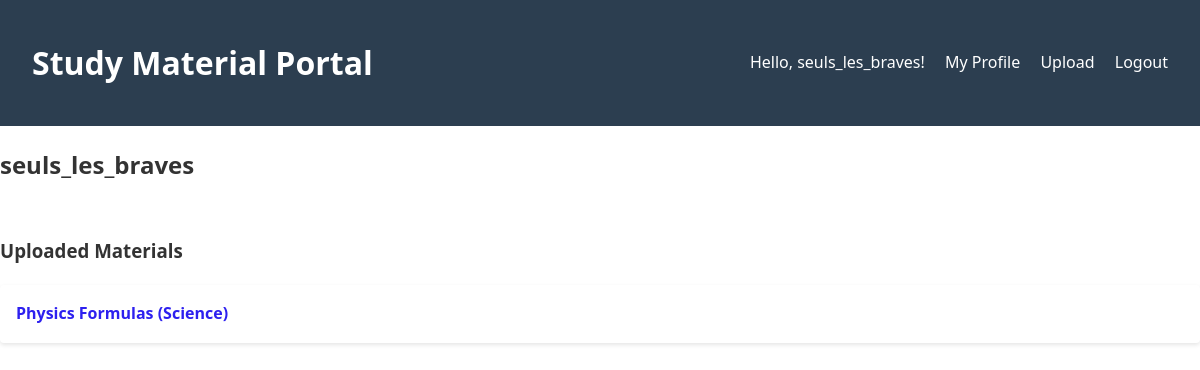
The page /user/seuls_les_braves/ (signed in) on the database as committed earlier.
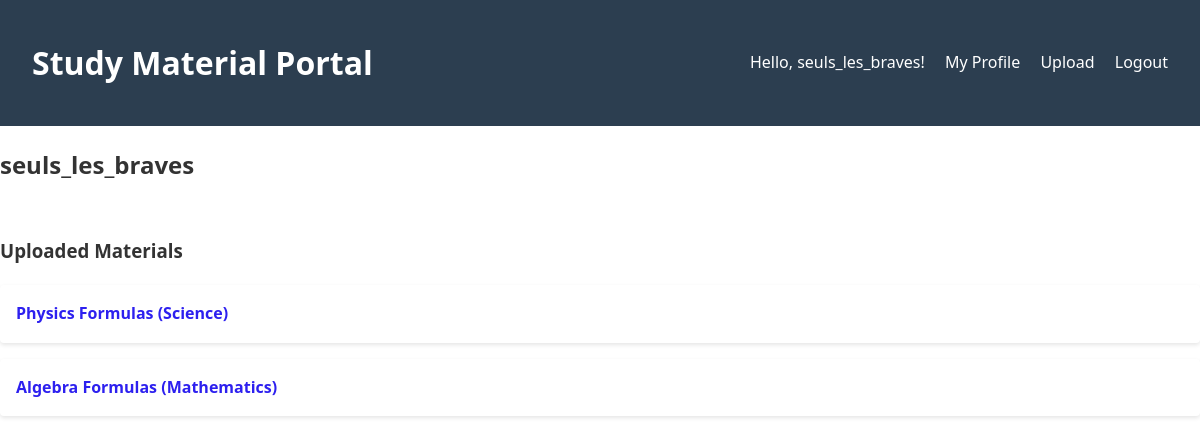
The same page on the database as committed later.
### materials/models.py (models this page shows, shortened)
class User(AbstractUser):
    bio = models.TextField(blank=True)
    institution = models.CharField(max_length=100, blank=True)
    profile_picture = models.ImageField(upload_to='profile_pics/', blank=True)

class StudyMaterial(models.Model):
    title = models.CharField(max_length=200)
    description = models.TextField()
    file = models.FileField(upload_to='materials/')
    category = models.ForeignKey(Category, on_delete=models.CASCADE)
    uploaded_by = models.ForeignKey(settings.AUTH_USER_MODEL, on_delete=models.CASCADE)
    upload_date = models.DateTimeField(auto_now_add=True)
    approved = models.BooleanField(default=False)
    preview_image = models.ImageField(upload_to='previews/', blank=True)

class Category(models.Model):
    name = models.CharField(max_length=200, unique=True)
    def __str__(self):
        return self.name
    class Meta:
        verbose_name_plural = "Categories"

### materials/views.py (the view)
# urls.py: path('user/<str:username>/', views.profile, name='user-profile'),
@login_required
def profile(request, username):
    user = get_object_or_404(User, username=username)
    user_materials = StudyMaterial.objects.filter(uploaded_by=user, approved=True)
    return render(request, 'materials/profile.html', {
        'profile_user': user,
        'materials': user_materials
    })

### materials/templates/materials/profile.html (shortened to what this page needs)
{% extends 'materials/base.html' %}
{% block content %}
<div class="profile-header">
    <h2>{{profile_user.username}}</h2>
</div>
<h3>Uploaded Materials</h3>
<ul class="material-list">
    {% for material in materials %}
        <li class="material-item">
            <a href="{% url 'material-detail' material.pk %}">
                {{ material.title }} ({{ material.category }})
            </a>
        </li>
    {% empty %}
        <p>No materials uploaded yet.</p>
    {% endfor %}
</ul>
{% endblock %}

### materials/templates/materials/base.html (shortened to what this page needs)
<!DOCTYPE html>
<html lang="en">
<head>
    {% load static %}
    <link rel="stylesheet" href="{% static 'css/style.css' %}">
</head>
<body>
    <header>
        <h1>Study Material Portal</h1>
        <nav>
            {% if user.is_authenticated %}
                <span>Hello, {{user.username}}!</span>
                <a href="{% url 'user-profile' user.username %}">My Profile</a>
                <a href="{% url 'material-upload' %}">Upload</a>
                <a href="{% url 'logout' %}">Logout</a>
            {% else %}
                <a href="{% url 'login' %}">Login</a>
                <a href="{% url 'signup' %}">Signup</a>
            {% endif %}
        </nav>
    </header>
    <main>
        {% block content %}
        {% endblock %}
    </main>
</body>
</html>

### materials/static/css/style.css (style rules this page uses)
body { font-family: 'Segoe UI', Tahoma, Geneva, Verdana, sans-serif; line-height: 1.6; margin: 0; padding: 0; color: #333; background-color: white; }
header { background: #2c3e50; color: white; padding: 1rem 2rem; display: flex; justify-content: space-between; align-items: center; }
nav a { color: white; margin-left: 1rem; text-decoration: none; }
.material-list { list-style: none; padding: 0; }
.material-item { background: white; margin-bottom: 1rem; padding: 1rem; border-radius: 4px; box-shadow: 0 2px 4px rgba(0,0,0,0.1); }
.material-item a { color: #2d20ef; font-weight: bold; text-decoration: none; }
.profile-header { display: flex; align-items: center; gap: 2rem; margin-bottom: 2rem; }

Rows that differ between the two databases and show on the page:
added StudyMaterial: title "Algebra Formulas", category "Mathematics"
